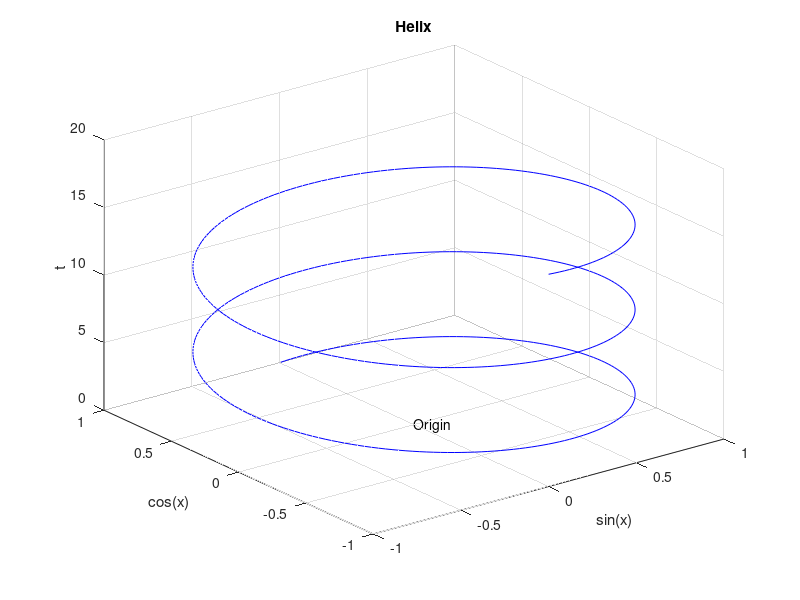

Write MATLAB code to recreate this figure.
close all;figure(1);
t=0:pi/100:5*pi;
abc=plot3(sin(t),cos(t),t,'b')
title('Helix');xlabel('sin(x)');ylabel('cos(x)');zlabel('t')
grid;text(0,0,0,'Origin');zlim([0 20])
for k=0.1:0.01:1;set(abc,'zdata',k*t);drawnow;end
